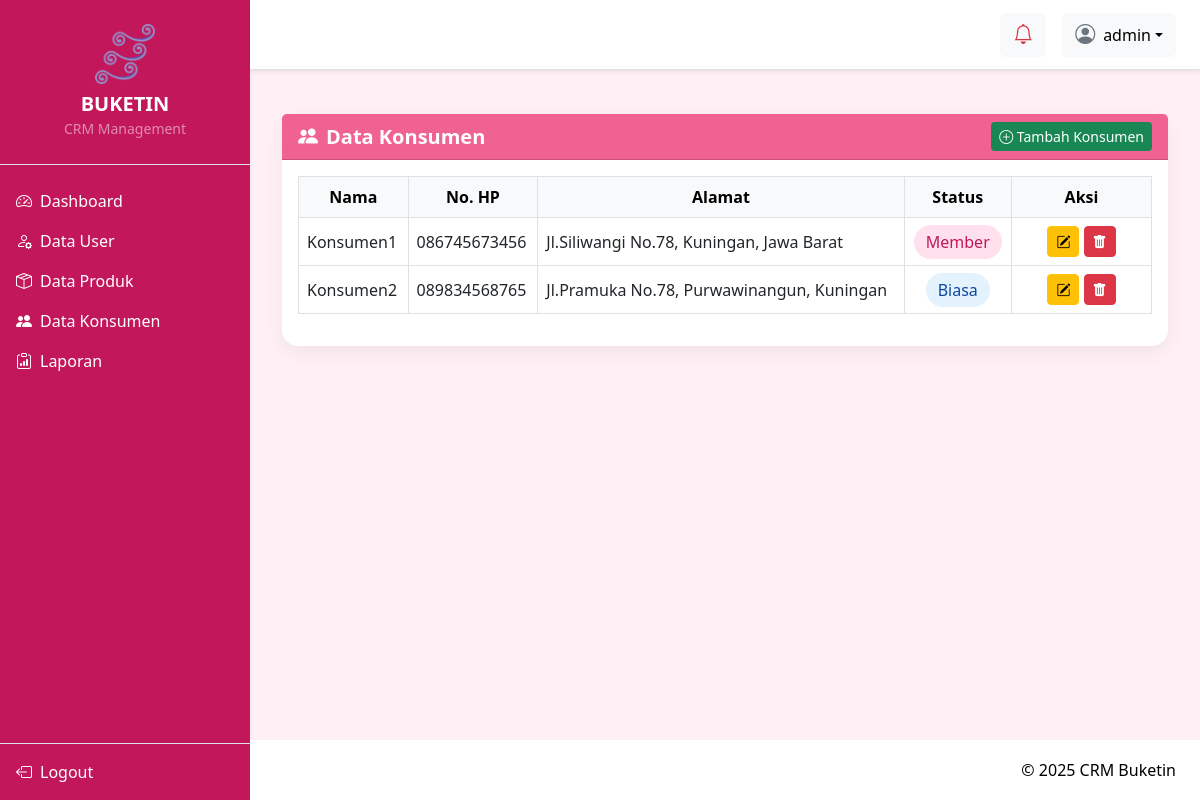
The page /view/konsumen.php (signed in) on the database its author committed.
### tables this page shows
CREATE TABLE `konsumen` (
  `id` int(11) NOT NULL,
  `nama` varchar(100) NOT NULL,
  `no_hp` varchar(20) NOT NULL,
  `alamat` text NOT NULL,
  `status` enum('member','biasa') NOT NULL DEFAULT 'biasa'
);

### view/konsumen.php (the view, shortened to what this page needs)
<?php
include '../connect/database.php';
$result = $conn->query("SELECT * FROM konsumen");
?>
<!DOCTYPE html>
<html lang="id">
<head>
    <link href="https://cdn.jsdelivr.net/npm/bootstrap@5.3.0/dist/css/bootstrap.min.css" rel="stylesheet">
    <link href="https://cdn.jsdelivr.net/npm/bootstrap-icons@1.10.5/font/bootstrap-icons.css" rel="stylesheet">
</head>
<body>
<?php include '../layout/navbar.php'; ?>
<div class="main-content">
    <?php include '../layout/header.php'; ?>
    <div class="content-wrapper">
        <div class="container mt-4">
            <div class="card">
                <div class="card-header d-flex justify-content-between align-items-center">
                    <h5 class="mb-0"><i class="bi bi-people-fill me-2"></i>Data Konsumen</h5>
                    <a href="../controller/add_konsumen.php" class="btn btn-success btn-sm">
                        <i class="bi bi-plus-circle"></i> Tambah Konsumen
                    </a>
                </div>
                <div class="card-body">
                    <div class="table-responsive">
                        <table class="table table-bordered table-hover align-middle">
                            <thead class="table-light text-center">
                                <tr>
                                    <th>Nama</th>
                                    <th>No. HP</th>
                                    <th>Alamat</th>
                                    <th>Status</th>
                                    <th style="width: 140px;">Aksi</th>
                                </tr>
                            </thead>
                            <tbody>
                                <?php while($row = $result->fetch_assoc()): ?>
                                <tr>
                                    <td><?= htmlspecialchars($row['nama']) ?></td>
                                    <td><?= htmlspecialchars($row['no_hp']) ?></td>
                                    <td><?= htmlspecialchars($row['alamat']) ?></td>
                                    <td class="text-center">
                                        <span class="<?= $row['status'] === 'member' ? 'badge-member' : 'badge-biasa' ?>">
                                            <?= ucfirst($row['status']) ?>
                                        </span>
                                    </td>
                                    <td class="text-center">
                                        <a href="../controller/edit_konsumen.php?id=<?= $row['id'] ?>" class="btn btn-warning btn-sm" title="Edit">
                                            <i class="bi bi-pencil-square"></i>
                                        </a>
                                        <a href="../controller/delete_konsumen.php?id=<?= $row['id'] ?>" class="btn btn-danger btn-sm" title="Hapus" onclick="return confirm('Hapus data konsumen ini?')">
                                            <i class="bi bi-trash-fill"></i>
                                        </a>
                                    </td>
                                </tr>
                                <?php endwhile; ?>
                            </tbody>
                        </table>
                    </div>
                </div>
            </div>
        </div>
    </div>
    <?php include '../layout/footer.php'; ?>
</div>
</body>
</html>

### view/konsumen.php (style rules this page uses)
html, body { margin: 0; height: 100%; overflow: hidden; background-color: #fff0f5; color: #4a4a4a; font-family: 'Segoe UI', sans-serif; }
.main-content { margin-left: 250px; padding-top: 70px; padding-bottom: 60px; height: 100vh; overflow: hidden; display: flex; flex-direction: column; }
.content-wrapper { flex: 1; overflow-y: auto; padding: 20px; }
.card { border-radius: 1rem; border: none; box-shadow: 0 6px 20px rgba(0, 0, 0, 0.06); }
.card-header { background-color: #f06292 !important; color: white !important; font-weight: 600; border-top-left-radius: 1rem; border-top-right-radius: 1rem; }
.btn-success { border: none; }
.badge-member { background-color: #ffe0ec; color: #c2185b; font-weight: 500; padding: 6px 12px; border-radius: 999px; }
.badge-biasa { background-color: #e3f2fd; color: #0d47a1; font-weight: 500; padding: 6px 12px; border-radius: 999px; }
.table th, .table td { vertical-align: middle; }
h5 { font-weight: 600; }

### rows shown on the page
konsumen: nama "Konsumen1", no_hp "086745673456", alamat "Jl.Siliwangi No.78, Kuningan, Jawa Barat", status "Member"
konsumen: nama "Konsumen2", no_hp "089834568765", alamat "Jl.Pramuka No.78, Purwawinangun, Kuningan", status "Biasa"

### other values the page prints
$_SESSION['role'] "admin"
